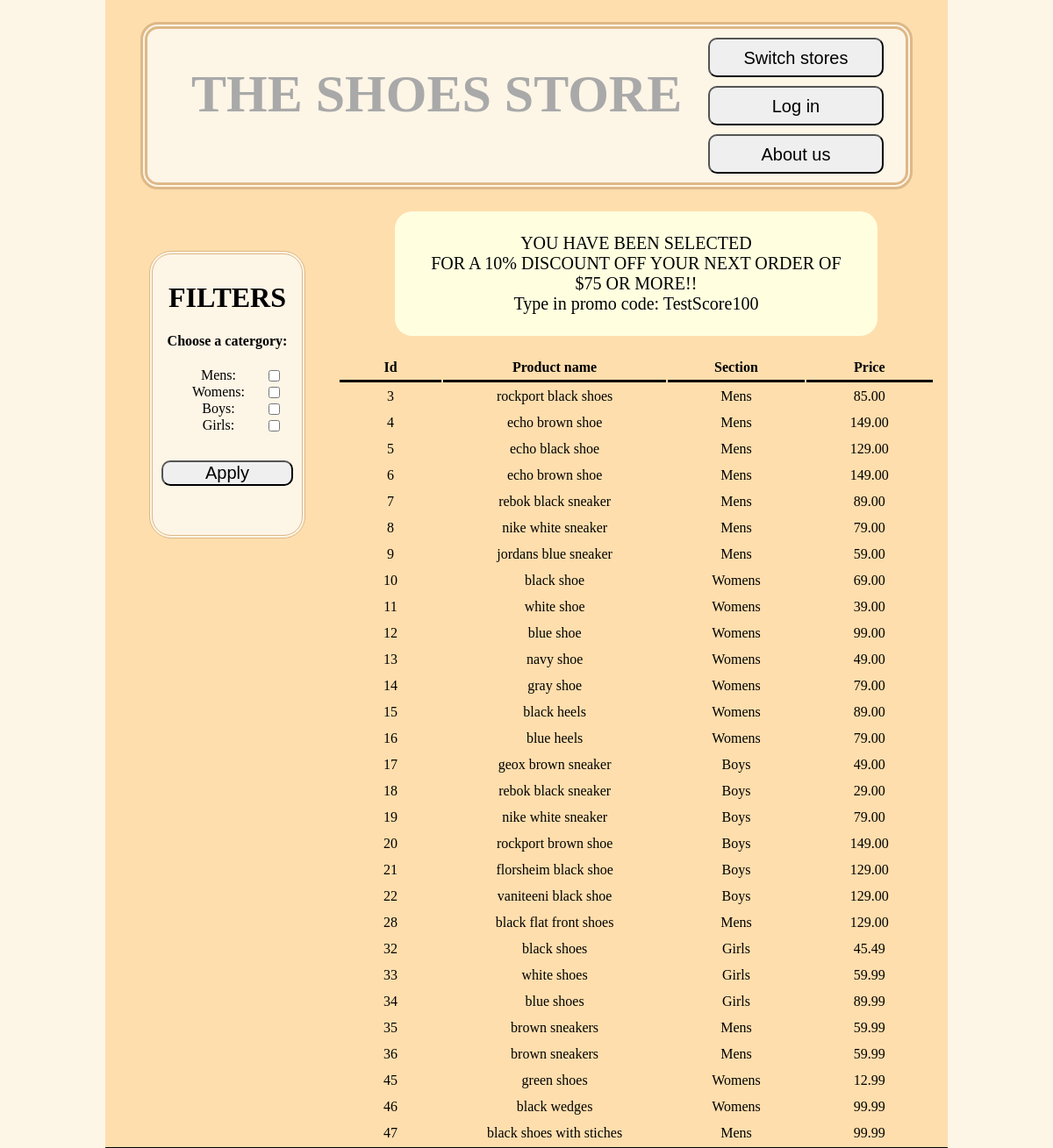
The page /index.php?action=theStore&store=shoes on the database its author committed.
### tables this page shows
CREATE TABLE `shoes` (
  `id` int(11) NOT NULL,
  `name` varchar(50) NOT NULL,
  `price` decimal(10,2) NOT NULL,
  `section` varchar(15) NOT NULL
);

### model/getStoreInfo.php (called while the page is built, shortened)
<?php
if(!empty($_GET['store'])){
    $store = $_GET['store'];
}
?>

### model/theStoreModel.php (called while the page is built, shortened)
<?php
require 'model/db.php';
include_once 'model/getStoreInfo.php';
try{
    $query="SELECT DISTINCT section FROM $store";
    $filterResults = $db->query($query);
}catch(PDOException $e) {
	$error = $e->getMessage();
	require 'view/error.php';
	exit;
}
if(!empty($_GET['filters'])){
    $filters = $_GET['filters'];
}else{
    $filters = [];
}
try{
    $query="SELECT * FROM $store WHERE (name!=''";
    $string = ' )AND (section=? ';
    if(!empty($filters)){
        foreach($filters as $filter){
            $query .= $string;
            $string = ' OR section=? ';
        }
        $query.=')';
        $statement = $db->prepare($query);
        $count = 1;
        foreach($filters as $filter){
            $statement->bindValue($count,$filter);
            $count++;
        }
    }else{
        $query.=')';
        $statement = $db->prepare($query);
    }
    $results= $statement->execute();
    $results= $statement->fetchAll();
} catch(PDOException $e) {
	$error = $e->getMessage();
	require 'view/error.php';
	exit;
}
?>

### view/theStoreView.php (the view)
<?php include 'view/top.php';?>
<div id="sideBody">
    <div id="filters">
    <h1>FILTERS</h1>
        <form action="index.php?action=theStore" method="get">
            <h4>Choose a catergory:</h4>
            <?php foreach($filterResults as $label) : ?>
                <div id="indivFilter">
                    <label for="filters[]"><?=$label[0]?>:</label>
                    <input type="checkbox" name="filters[]" value="<?=$label[0]?>"
                          <?php if(in_array($label[0],$filters))echo'checked';?> />
                </div>
            <?php endforeach; ?>
            <input type="submit" value="Apply">
        </form>
    </div>
</div>
<div id="mainBody">
    <?php if(empty($_COOKIE['visited'])): ?>
        <div id="promo">
            YOU HAVE BEEN SELECTED<br/>FOR A 10% DISCOUNT OFF YOUR NEXT ORDER
            OF $75 OR MORE!!<br/>Type in promo code: TestScore100
        </div>
    <?php endif; ?>
    <table id="inventory">
        <thead>
            <tr>
                <th>Id</th>
                <th>Product name</th>
                <th>Section</th>
                <th>Price</th>
            </tr>
        </thead>
        <tbody>
            <?php foreach($results as $item): ?>
                <div>
                    <tr>
                        <td><?=$item['id']?></td>
                        <td><?=$item['name']?></td>
                        <td><?=$item['section']?></td>
                        <td><?=$item['price']?></td>
                    </tr>
                </div>
            <?php endforeach; ?>
        </tbody>
    </table>
</div>
<?php include 'view/bottom.php';?>

### index.php (shortened to what this page needs)
<?php
   if(!empty($_COOKIE['action'])){
        $action = $_COOKIE['action'];
    }else{
       $action = 'home';
   }
   if(!empty($_GET['action'])){
       $action= $_GET['action'];
   }
   switch($action){
       case 'theStore':
            include 'model/theStoreModel.php';
            include 'view/theStoreView.php';
            exit;
   }
?>

### view/top.php (shortened to what this page needs)
<!DOCTYPE html>
<html lang="en">
<head>
    <link href="view/test.css" rel="stylesheet"/>
</head>
<body>
    <header>
        <h1>
        <?php if($action!='home') : ?>
            <div id="storeName">
              <span id="title">The <?=$store?> store</span>
            </div>
               <nav id="navigate">
                    <a href="index.php?action=home"><button>Switch stores</button></a>
                    <?php if(!isset($_SESSION['user'])):?>
                        <a href="index.php?action=login"><button>Log in</button></a>
                        <a href="index.php?action=aboutUs"><button>About us</button></a>
                    <?php else: ?>
                        <a href="index.php?action=login"><button>Log out</button></a>
                        <a href="index.php?action=admin"><button>Admin page</button></a>
                    <?php endif; ?>
               </nav>
        <?php endif; ?>
        </h1>
    </header>

### view/bottom.php (shortened to what this page needs)
<footer>
</footer>
</body>
</html>

### view/test.css (style rules this page uses)
html { background-color: oldlace; }
body { text-align: center; width:80%; margin:0 auto; background-color: navajowhite; min-height:100vh; padding-top:5px; }
header { border:8px double burlywood; background-color:oldlace; border-radius:20px; width:90%; min-height:175px; margin:20px auto 0px auto; font-family:Segoe UI black; font-size: 30px; color:darkgray; }
#storeName { float:left; padding-left:50px; }
#navigate { float:right; padding-right:25px; }
#navigate { width:200px; margin-top:-40px; }
#navigate button, #navigate a { display:block; width:200px; height:45px; margin-top:10px; text-decoration: none; }
header button { width:250px; height:75px; }
#title { text-transform:uppercase; }
button { font-size:20px; padding:10px; border-radius:10px; }
#sideBody { float:left; width:175px; height:600px; margin-top:70px; margin-left:50px; }
#filters { background-color: oldlace; border:4px double burlywood; border-radius:25px; width:150px; min-height:300px; padding:10px; margin-bottom:20px; }
#indivFilter { width:125px; margin:0 auto; }
input[type=checkbox] { float:right; }
div { clear:right; }
#filters input[type=submit] { font-size:20px; border-radius:10px; }
#filters input[type=submit] { margin-top:30px; width:150px; }
#mainBody { float:left; margin-left:40px; margin-top:25px; }
#promo { width:500px; background-color: lightyellow; border-radius: 20px; font-size:20px; padding:25px; margin:0 auto 20px auto; }
#inventory td, #inventory th { padding:5px 50px;; }
#inventory th { border-bottom: 3px solid black; }

### rows shown on the page
shoes: id "3", name "rockport black shoes", section "Mens", price "85.00"
shoes: id "4", name "echo brown shoe", section "Mens", price "149.00"
shoes: id "5", name "echo black shoe", section "Mens", price "129.00"
shoes: id "6", name "echo brown shoe", section "Mens", price "149.00"
shoes: id "7", name "rebok black sneaker", section "Mens", price "89.00"
shoes: id "8", name "nike white sneaker", section "Mens", price "79.00"
shoes: id "9", name "jordans blue sneaker", section "Mens", price "59.00"
shoes: id "10", name "black shoe", section "Womens", price "69.00"
shoes: id "11", name "white shoe", section "Womens", price "39.00"
shoes: id "12", name "blue shoe", section "Womens", price "99.00"
shoes: id "13", name "navy shoe", section "Womens", price "49.00"
shoes: id "14", name "gray shoe", section "Womens", price "79.00"
shoes: id "15", name "black heels", section "Womens", price "89.00"
shoes: id "16", name "blue heels", section "Womens", price "79.00"
shoes: id "17", name "geox brown sneaker", section "Boys", price "49.00"
shoes: id "18", name "rebok black sneaker", section "Boys", price "29.00"
shoes: id "19", name "nike white sneaker", section "Boys", price "79.00"
shoes: id "20", name "rockport brown shoe", section "Boys", price "149.00"
shoes: id "21", name "florsheim black shoe", section "Boys", price "129.00"
shoes: id "22", name "vaniteeni black shoe", section "Boys", price "129.00"
shoes: id "28", name "black flat front shoes", section "Mens", price "129.00"
shoes: id "32", name "black shoes", section "Girls", price "45.49"
shoes: id "33", name "white shoes", section "Girls", price "59.99"
shoes: id "34", name "blue shoes", section "Girls", price "89.99"
shoes: id "35", name "brown sneakers", section "Mens", price "59.99"
shoes: id "36", name "brown sneakers", section "Mens", price "59.99"
shoes: id "45", name "green shoes", section "Womens", price "12.99"
shoes: id "46", name "black wedges", section "Womens", price "99.99"
shoes: id "47", name "black shoes with stiches", section "Mens", price "99.99"

### other values the page prints
$store "SHOES"
$label[0] "Mens"
$label[0] "Womens"
$label[0] "Boys"
$label[0] "Girls"
